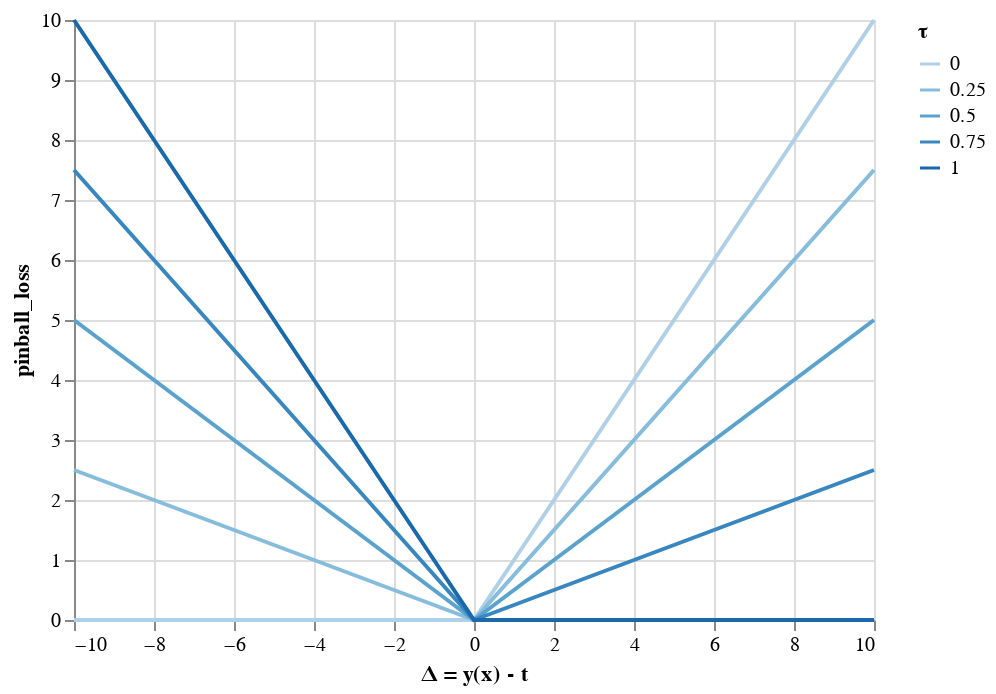

Notebook code cell kept with this figure:
### Code cell
dfs = []
t = 0
ys = np.arange(-10, 11, 1)
for tau in [0, 0.25, 0.5, 0.75, 1]:
    dfs.append(
        pd.DataFrame(
            {
                "delta": ys,
                "pinball_loss": pinball_loss(ys, t, tau),
                "τ": tau,
            }
        )
    )
ndf = pd.concat(dfs)

alt.Chart(ndf).mark_line().encode(
    x=alt.X("delta",  title="Δ = y(x) - t"),
    y="pinball_loss",
    color="τ:O",
)

### Figure 1 — Vega-Lite specification as saved in the notebook (floating-point values rounded to 4 significant figures)
{"config": {"view": {"continuousWidth": 400, "continuousHeight": 300}}, "data": {"name": "data-cd920b13fee8d2cf35abe86e82897f6a"}, "mark": "line", "encoding": {"color": {"type": "ordinal", "field": "τ"}, "x": {"type": "quantitative", "field": "delta", "title": "Δ = y(x) - t"}, "y": {"type": "quantitative", "field": "pinball_loss"}}, "$schema": "https://vega.github.io/schema/vega-lite/v4.8.1.json", "datasets": {"data-cd920b13fee8d2cf35abe86e82897f6a": [{"delta": -10, "pinball_loss": 0.0, "τ": 0.0}, {"delta": -9, "pinball_loss": 0.0, "τ": 0.0}, {"delta": -8, "pinball_loss": 0.0, "τ": 0.0}, {"delta": -7, "pinball_loss": 0.0, "τ": 0.0}, {"delta": -6, "pinball_loss": 0.0, "τ": 0.0}, {"delta": -5, "pinball_loss": 0.0, "τ": 0.0}, {"delta": -4, "pinball_loss": 0.0, "τ": 0.0}, {"delta": -3, "pinball_loss": 0.0, "τ": 0.0}, {"delta": -2, "pinball_loss": 0.0, "τ": 0.0}, {"delta": -1, "pinball_loss": 0.0, "τ": 0.0}, {"delta": 0, "pinball_loss": 0.0, "τ": 0.0}, {"delta": 1, "pinball_loss": 1.0, "τ": 0.0}, {"delta": 2, "pinball_loss": 2.0, "τ": 0.0}, {"delta": 3, "pinball_loss": 3.0, "τ": 0.0}, {"delta": 4, "pinball_loss": 4.0, "τ": 0.0}, {"delta": 5, "pinball_loss": 5.0, "τ": 0.0}, {"delta": 6, "pinball_loss": 6.0, "τ": 0.0}, {"delta": 7, "pinball_loss": 7.0, "τ": 0.0}, {"delta": 8, "pinball_loss": 8.0, "τ": 0.0}, {"delta": 9, "pinball_loss": 9.0, "τ": 0.0}, {"delta": 10, "pinball_loss": 10.0, "τ": 0.0}, {"delta": -10, "pinball_loss": 2.5, "τ": 0.25}, {"delta": -9, "pinball_loss": 2.25, "τ": 0.25}, {"delta": -8, "pinball_loss": 2.0, "τ": 0.25}, {"delta": -7, "pinball_loss": 1.75, "τ": 0.25}, {"delta": -6, "pinball_loss": 1.5, "τ": 0.25}, {"delta": -5, "pinball_loss": 1.25, "τ": 0.25}, {"delta": -4, "pinball_loss": 1.0, "τ": 0.25}, {"delta": -3, "pinball_loss": 0.75, "τ": 0.25}, {"delta": -2, "pinball_loss": 0.5, "τ": 0.25}, {"delta": -1, "pinball_loss": 0.25, "τ": 0.25}, {"delta": 0, "pinball_loss": 0.0, "τ": 0.25}, {"delta": 1, "pinball_loss": 0.75, "τ": 0.25}, {"delta": 2, "pinball_loss": 1.5, "τ": 0.25}, {"delta": 3, "pinball_loss": 2.25, "τ": 0.25}, {"delta": 4, "pinball_loss": 3.0, "τ": 0.25}, {"delta": 5, "pinball_loss": 3.75, "τ": 0.25}, {"delta": 6, "pinball_loss": 4.5, "τ": 0.25}, {"delta": 7, "pinball_loss": 5.25, "τ": 0.25}, {"delta": 8, "pinball_loss": 6.0, "τ": 0.25}, {"delta": 9, "pinball_loss": 6.75, "τ": 0.25}, {"delta": 10, "pinball_loss": 7.5, "τ": 0.25}, {"delta": -10, "pinball_loss": 5.0, "τ": 0.5}, {"delta": -9, "pinball_loss": 4.5, "τ": 0.5}, {"delta": -8, "pinball_loss": 4.0, "τ": 0.5}, {"delta": -7, "pinball_loss": 3.5, "τ": 0.5}, {"delta": -6, "pinball_loss": 3.0, "τ": 0.5}, {"delta": -5, "pinball_loss": 2.5, "τ": 0.5}, {"delta": -4, "pinball_loss": 2.0, "τ": 0.5}, {"delta": -3, "pinball_loss": 1.5, "τ": 0.5}, {"delta": -2, "pinball_loss": 1.0, "τ": 0.5}, {"delta": -1, "pinball_loss": 0.5, "τ": 0.5}, {"delta": 0, "pinball_loss": 0.0, "τ": 0.5}, {"delta": 1, "pinball_loss": 0.5, "τ": 0.5}, {"delta": 2, "pinball_loss": 1.0, "τ": 0.5}, {"delta": 3, "pinball_loss": 1.5, "τ": 0.5}, {"delta": 4, "pinball_loss": 2.0, "τ": 0.5}, {"delta": 5, "pinball_loss": 2.5, "τ": 0.5}, {"delta": 6, "pinball_loss": 3.0, "τ": 0.5}, {"delta": 7, "pinball_loss": 3.5, "τ": 0.5}, {"delta": 8, "pinball_loss": 4.0, "τ": 0.5}, {"delta": 9, "pinball_loss": 4.5, "τ": 0.5}, {"delta": 10, "pinball_loss": 5.0, "τ": 0.5}, {"delta": -10, "pinball_loss": 7.5, "τ": 0.75}, {"delta": -9, "pinball_loss": 6.75, "τ": 0.75}, {"delta": -8, "pinball_loss": 6.0, "τ": 0.75}, {"delta": -7, "pinball_loss": 5.25, "τ": 0.75}, {"delta": -6, "pinball_loss": 4.5, "τ": 0.75}, {"delta": -5, "pinball_loss": 3.75, "τ": 0.75}, {"delta": -4, "pinball_loss": 3.0, "τ": 0.75}, {"delta": -3, "pinball_loss": 2.25, "τ": 0.75}, {"delta": -2, "pinball_loss": 1.5, "τ": 0.75}, {"delta": -1, "pinball_loss": 0.75, "τ": 0.75}, {"delta": 0, "pinball_loss": 0.0, "τ": 0.75}, {"delta": 1, "pinball_loss": 0.25, "τ": 0.75}, {"delta": 2, "pinball_loss": 0.5, "τ": 0.75}, {"delta": 3, "pinball_loss": 0.75, "τ": 0.75}, {"delta": 4, "pinball_loss": 1.0, "τ": 0.75}, {"delta": 5, "pinball_loss": 1.25, "τ": 0.75}, {"delta": 6, "pinball_loss": 1.5, "τ": 0.75}, {"delta": 7, "pinball_loss": 1.75, "τ": 0.75}, {"delta": 8, "pinball_loss": 2.0, "τ": 0.75}, {"delta": 9, "pinball_loss": 2.25, "τ": 0.75}, {"delta": 10, "pinball_loss": 2.5, "τ": 0.75}, {"delta": -10, "pinball_loss": 10.0, "τ": 1.0}, {"delta": -9, "pinball_loss": 9.0, "τ": 1.0}, {"delta": -8, "pinball_loss": 8.0, "τ": 1.0}, {"delta": -7, "pinball_loss": 7.0, "τ": 1.0}, {"delta": -6, "pinball_loss": 6.0, "τ": 1.0}, {"delta": -5, "pinball_loss": 5.0, "τ": 1.0}, {"delta": -4, "pinball_loss": 4.0, "τ": 1.0}, {"delta": -3, "pinball_loss": 3.0, "τ": 1.0}, {"delta": -2, "pinball_loss": 2.0, "τ": 1.0}, {"delta": -1, "pinball_loss": 1.0, "τ": 1.0}, {"delta": 0, "pinball_loss": 0.0, "τ": 1.0}, {"delta": 1, "pinball_loss": 0.0, "τ": 1.0}, {"delta": 2, "pinball_loss": 0.0, "τ": 1.0}, {"delta": 3, "pinball_loss": 0.0, "τ": 1.0}, {"delta": 4, "pinball_loss": 0.0, "τ": 1.0}, {"delta": 5, "pinball_loss": 0.0, "τ": 1.0}, {"delta": 6, "pinball_loss": 0.0, "τ": 1.0}, {"delta": 7, "pinball_loss": 0.0, "τ": 1.0}, {"delta": 8, "pinball_loss": 0.0, "τ": 1.0}, {"delta": 9, "pinball_loss": 0.0, "τ": 1.0}, {"delta": 10, "pinball_loss": 0.0, "τ": 1.0}]}}
